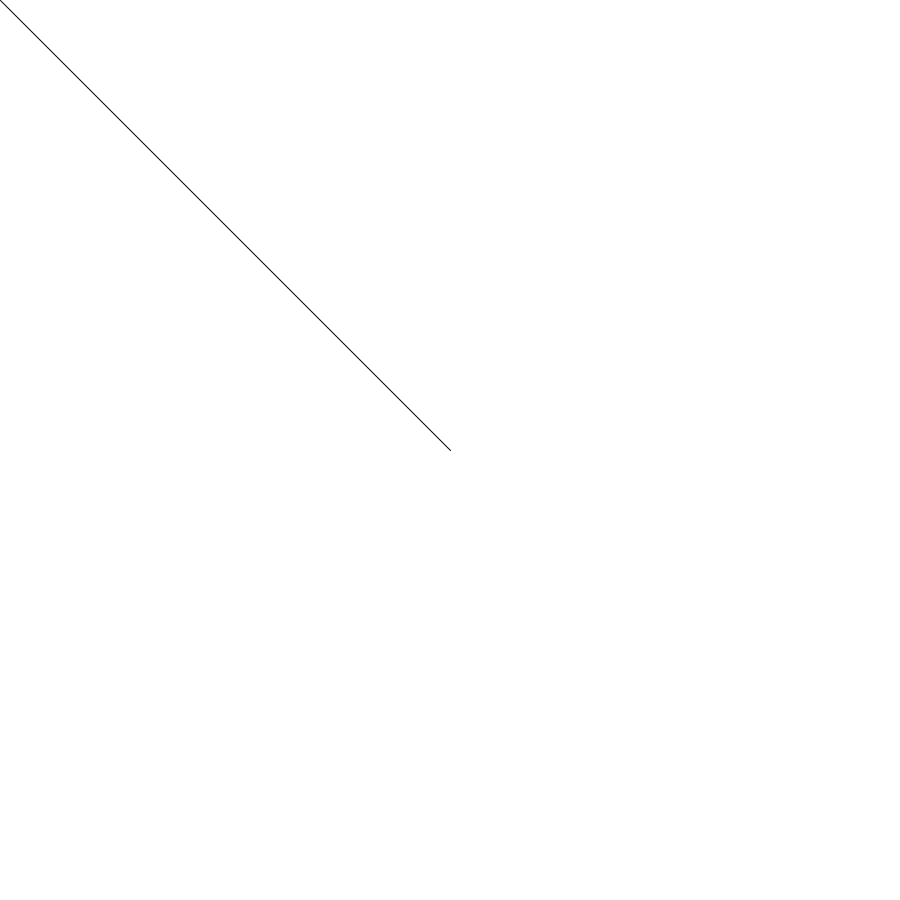
Frame 1 (no input)
Frame 60 (the mouse pressed at the canvas centre just before this capture): identical to frame 1, image omitted
Frame 120 (the mouse held since frame 60 and released just before this capture): blank canvas, image omitted

The Processing sketch that drew this single still picture (run headless with seeded random() and noise(); from frame 60 on, the mouse is pressed at the canvas centre):

// Processing sketch: ejercicio5_parcial1
// ── ejercicio5_parcial1.pde

void setup()
{
size (900,900);
//background(255);
}
void draw()
{
  background(255);
  fill(255,0,0);
 
  line(width/2,height/2, mouseX,mouseY);

}
